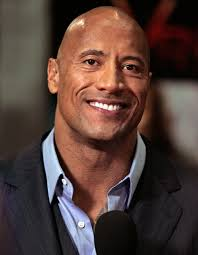
#> input picture 5-celebrity-faces-dataset/train/Dwayne Johnson-181090107003/image1.jpg, 198 x 255 px, given as the content of the folder cm_100_pic/, which was not available
$ python MT.py
#> lines starting #> are read from the running program, lines starting #| are printed output that depends on the picture; after the words box and inside, x2 and y2 are one past the last pixel; in counts of white or black regions, pixels touching at a corner belong together; pictures that were not available may be replaced by others from this repository, and a replacement may not be noted
import datetime
start=datetime.datetime.now()

import cv2
import numpy as np
from os import listdir
from os.path import isfile, join
from face_recognize import *

user='newuser'
# =============================================================================
face_classifier = cv2.CascadeClassifier('haarcascade_frontalface_default.xml')
#
def face_extractor(img):
#
     gray = cv2.cvtColor(img,cv2.COLOR_BGR2GRAY)
     faces = face_classifier.detectMultiScale(gray, 1.3, 5)

     if faces is():
         return None

     for(x,y,w,h) in faces:
         cropped_face = img[y:y+h, x:x+w]

     return cropped_face


# [29 lines of commented-out code are left out]
data_path = 'cm_100_pic/'
onlyfiles = [f for f in listdir(data_path) if isfile(join(data_path, f))]

Training_Data, Labels = [], []

for i, files in enumerate(onlyfiles):
    image_path = data_path + onlyfiles[i]
    images = cv2.imread(image_path, cv2.IMREAD_GRAYSCALE)
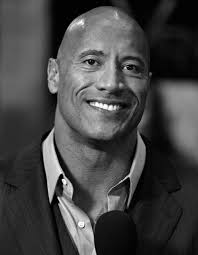
#> images: shape (255, 198); min 0, max 255, mean 67.8
#> further down, frame is the input picture: shape (255, 198, 3); mean B, G, R 56.2, 62.1, 83.3
    Training_Data.append(np.asarray(images, dtype=np.uint8))
    Labels.append(i)

Labels = np.asarray(Labels, dtype=np.int32)

model2 =  cv2.face.LBPHFaceRecognizer_create()
model2.train(np.asarray(Training_Data), np.asarray(Labels))

print("Model Training Complete!!!!!")
# =============================================================================
# =============================================================================


face_classifier = cv2.CascadeClassifier('haarcascade_frontalface_default.xml')

def face_detector(img, size = 0.5):
#> called with size = 0.5
    gray = cv2.cvtColor(img, cv2.COLOR_BGR2BGRA)
    faces = face_classifier.detectMultiScale(gray,1.3,5)
#> faces = [[54, 19, 113, 113]]

    if faces is():
        return img,[]

    for(x,y,w,h) in faces:
        cv2.rectangle(img, (x,y),(x+w,y+h),(0,255,255),2)
        roi = img[y:y+h, x:x+w]
        roi = cv2.resize(roi, (200,200))
#> this loop made 1 pass
#> pass 1, in face_detector, `roi = img[y:y+h, x:x+w]`:
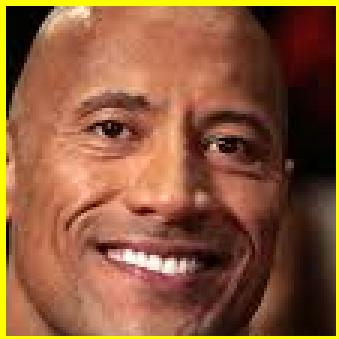
#> roi: shape (113, 113, 3) (shown 3 times larger); mean B, G, R 58.5, 89.9, 139.6
#> pass 1, in face_detector, `roi = cv2.resize(roi, (200,200))`:
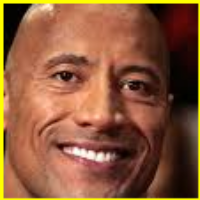
#> roi: shape (200, 200, 3); mean B, G, R 58.4, 89.7, 139.4
#> after the loop:
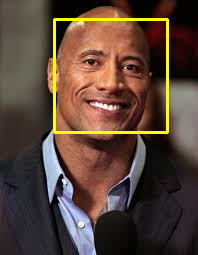
#> img: shape (255, 198, 3); 2.68% of pixels changed, all inside (x1, y1, x2, y2) = (53, 18, 169, 134)

    return img,roi

cap = cv2.VideoCapture(0)
while True:

    ret, frame = cap.read()

    image, face = face_detector(frame)

    try:
        face = cv2.cvtColor(face, cv2.COLOR_BGR2GRAY)
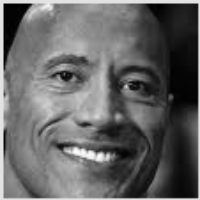
#> face: shape (200, 200); min 0, max 253, mean 101
        result = model2.predict(face)
#> result = (0, 96.78)

        if result[1] < 500:
            confidence = int(100*(1-(result[1])/300))
#> confidence = 67
            display_string = str(confidence)+'%Confidence he is user'
#> display_string = '67%Confidence he is user'
        cv2.putText(image,display_string,(100,120),cv2.FONT_HERSHEY_COMPLEX,1,(250,120,255),2)
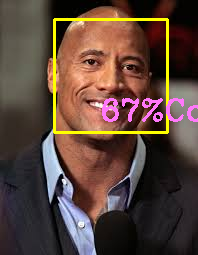
#> image: shape (255, 198, 3); 1.79% of pixels changed, all inside (x1, y1, x2, y2) = (102, 98, 198, 122)

        if confidence > 75:
#             cv2.imshow('Face Cropper', image)
             file_test_path = 'test_pic/'+str(user)+'.jpg'
             cv2.imwrite(file_test_path,image)
             # select a random face from test set
             test_pic = extract_face(file_test_path)
             example_face_emd = get_embedding(facenet_model, test_pic)

             # prediction for the face
             face_predict = np.expand_dims(example_face_emd, axis=0)
             yhat_class = model.predict(face_predict)
             yhat_prob = model.predict_proba(face_predict)

             # get name
             class_index = yhat_class[0]
             class_probability = yhat_prob[0,class_index] * 100
             predict_names = out_encoder.inverse_transform(yhat_class)
             all_names = out_encoder.inverse_transform([0,1,2,3])

             #print('Predicted: %s (%.3f)' % (predict_names[0], class_probability))
             print('Predicted: \n%s \n%s' % (all_names, yhat_prob[0]*100))
             names=predict_names[0]
             cv2.putText(image,str(predict_names), (250, 450), cv2.FONT_HERSHEY_COMPLEX, 1, (0, 255, 0), 2)
             cv2.imshow('Face Cropper', image)

        else:
            cv2.putText(image, "Incorrect", (250, 450), cv2.FONT_HERSHEY_COMPLEX, 1, (0, 0, 255), 2)
            cv2.imshow('Face Cropper', image)


    except:
        cv2.putText(image,"Face Not Found",(250, 450),cv2.FONT_HERSHEY_COMPLEX,1,(255, 0, 0), 2)
        cv2.imshow('Face Cropper', image)
        pass
    if cv2.waitKey(1)==13:
#> (key Esc is pressed here)
        break


cap.release()
cv2.destroyAllWindows()

end=datetime.datetime.now()
